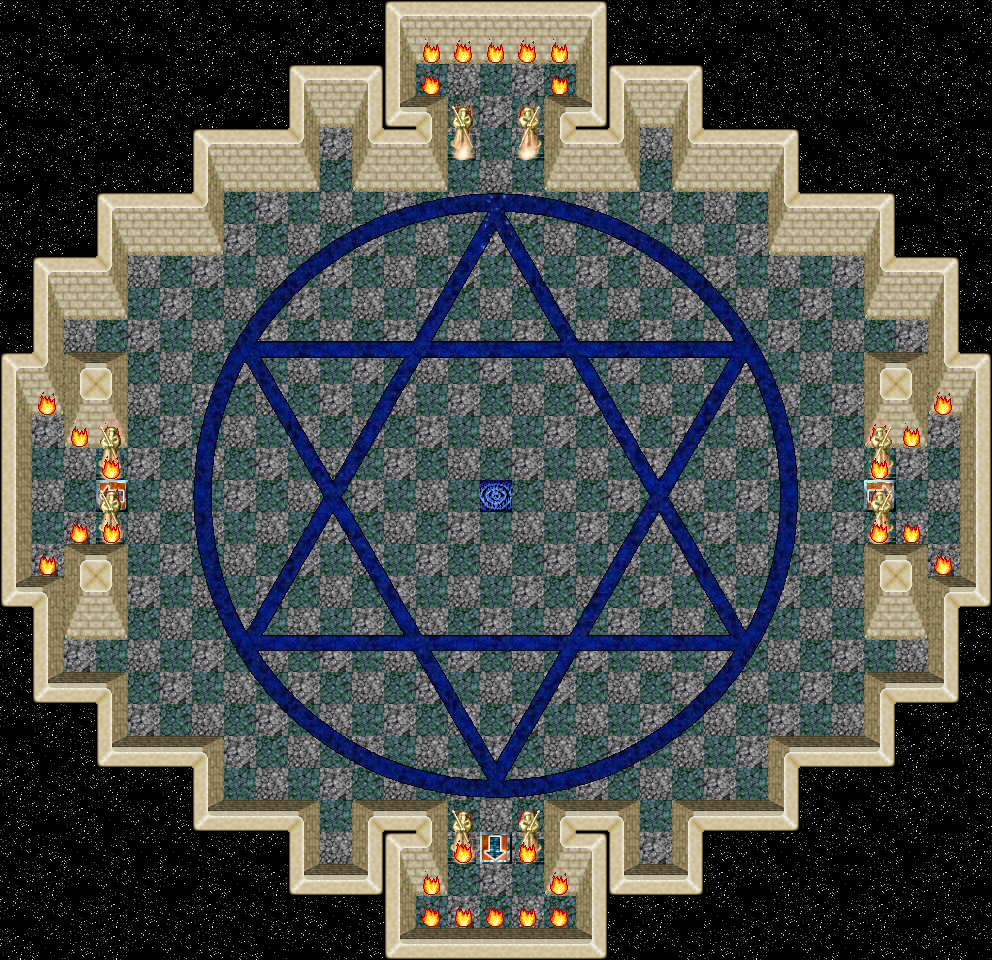

Rendered tile map (Tiled .tmx) drawn with the repository's tilesets; below, a short description and the map source with its tile grids summarised:
An orthogonal 31x30 tile map with 32x32 px tiles, 5 tile layers (0_floor, 1_terrain, 2_object, 3_roof, ...), 3 hidden layers not drawn, 13 tilesets.

<map version="1.8" tiledversion="1.8.5" orientation="orthogonal" renderorder="right-down" width="31" height="30" tilewidth="32" tileheight="32" infinite="0" nextlayerid="9" nextobjectid="1">
 <tileset firstgid="1" name="collision" tilewidth="32" tileheight="32" tilecount="1" columns="1">
  <image source="../../tileset/logic/collision.png" width="32" height="32" />
 </tileset>
 <tileset firstgid="2" name="protection" tilewidth="32" tileheight="32" tilecount="2" columns="2">
  <image source="../../tileset/logic/protection.png" width="64" height="32" />
 </tileset>
 <tileset firstgid="4" name="flames" tilewidth="32" tileheight="32" tilecount="8" columns="4">
  <image source="../../tileset/ground/fire/flames.png" width="128" height="64" />
 </tileset>
 <tileset firstgid="12" name="ground\cobblestones" tilewidth="32" tileheight="32" tilecount="4" columns="2">
  <image source="../../tileset/ground/cobblestones.png" width="64" height="64" />
 </tileset>
 <tileset firstgid="16" name="ground\indoor\blue_green" tilewidth="32" tileheight="32" tilecount="4" columns="2">
  <image source="../../tileset/ground/indoor/blue_green.png" width="64" height="64" />
 </tileset>
 <tileset firstgid="20" name="building\castle" tilewidth="32" tileheight="32" tilecount="320" columns="20">
  <image source="../../tileset/building/castle.png" width="640" height="512" />
 </tileset>
 <tileset firstgid="340" name="building\decoration\arrows" tilewidth="32" tileheight="32" tilecount="4" columns="2">
  <image source="../../tileset/building/decoration/arrows.png" width="64" height="64" />
 </tileset>
 <tileset firstgid="344" name="building\decoration\floor_sparkle" tilewidth="32" tileheight="32" tilecount="18" columns="3">
  <image source="../../tileset/building/decoration/floor_sparkle.png" width="96" height="192" />
 </tileset>
 <tileset firstgid="362" name="ground\hexagramm" tilewidth="32" tileheight="32" tilecount="722" columns="19">
  <image source="../../tileset/ground/hexagramm.png" width="608" height="1216" />
 </tileset>
 <tileset firstgid="1084" name="sky\stars" tilewidth="32" tileheight="32" tilecount="6" columns="3">
  <image source="../../tileset/sky/stars.png" width="96" height="64" />
 </tileset>
 <tileset firstgid="1090" name="statue/warlock" tilewidth="32" tileheight="32" tilecount="4" columns="2">
  <image source="../../tileset/item/statue/warlock.png" width="64" height="64" />
 </tileset>
 <tileset firstgid="1094" name="portal" tilewidth="32" tileheight="32" tilecount="24" columns="8">
  <image source="../../tileset/logic/portal.png" width="256" height="96" />
 </tileset>
 <tileset firstgid="1118" name="furniture/light/flames" tilewidth="32" tileheight="32" tilecount="6" columns="6">
  <image source="../../tileset/furniture/light/flames.png" width="192" height="32" />
 </tileset>
 <layer id="1" name="0_floor" width="31" height="30">
  <data>[930 cells, 930 non-empty, 13 distinct tile ids]</data>
 </layer>
 <layer id="2" name="1_terrain" width="31" height="30">
  <data>[930 cells, 437 non-empty, 248 distinct tile ids]</data>
 </layer>
 <layer id="3" name="2_object" width="31" height="30">
  <data>[930 cells, 185 non-empty, 19 distinct tile ids]</data>
 </layer>
 <layer id="4" name="3_roof" width="31" height="30">
  <data>[930 cells, 25 non-empty, 2 distinct tile ids]</data>
 </layer>
 <layer id="5" name="4_roof_add" width="31" height="30">
  <data>[930 cells, 8 non-empty, 2 distinct tile ids]</data>
 </layer>
 <layer id="6" name="objects" width="31" height="30" visible="0">
  <data>[930 cells, 6 non-empty, 1 distinct tile ids]</data>
 </layer>
 <layer id="7" name="collision" width="31" height="30" visible="0" opacity="0.34">
  <data>[930 cells, 463 non-empty, 1 distinct tile ids]</data>
 </layer>
 <layer id="8" name="protection" width="31" height="30" visible="0" opacity="0.27">
  <data>[930 cells, 930 non-empty, 1 distinct tile ids]</data>
 </layer>
</map>
